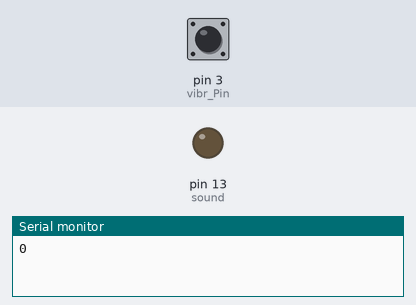
Simulated run of this sketch. Board: Arduino Uno, built with avr-gcc and run on an emulated ATmega328P. On the bench: output pins drawn as LEDs (lit = HIGH), the last lines printed to the serial monitor. Inputs (shaded band) come from the test bench; at power-on: pin 3 (vibr_Pin) LOW.

Above: at 1.2 s.
1.3 s: pin 3 (vibr_Pin) pulsed HIGH 2 times (0.12 s each, 0.3 s apart)
At 1.9 s:
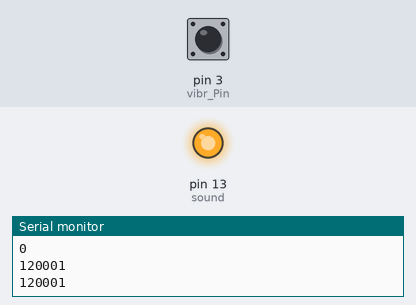
Timing chart, 0 to 4.3 s (numbered marks = the images above; inputs shaded):
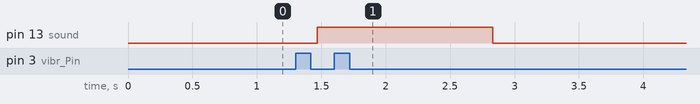

Measured:
- after the input at 1.3 s, pin 13 (sound): LOW → HIGH after 0.17 s, → LOW 1.4 s later

The sketch:

alarmaJacaltenango.ino
```cpp
int sound = 13;
int vibr_Pin =3;

void setup(){
  pinMode(sound , OUTPUT);
  pinMode(vibr_Pin, INPUT);
  Serial.begin(9600);
}
void loop(){
  long measurement =TP_init();
  delay(50);
 // Serial.print("measurment = ");
  Serial.println(measurement);
  if (measurement > 1000){
    digitalWrite(sound, HIGH);
  }
  else{
    digitalWrite(sound, LOW);
  }
}

long TP_init(){
  delay(10);
  long measurement=pulseIn (vibr_Pin, HIGH);  //
}
```
